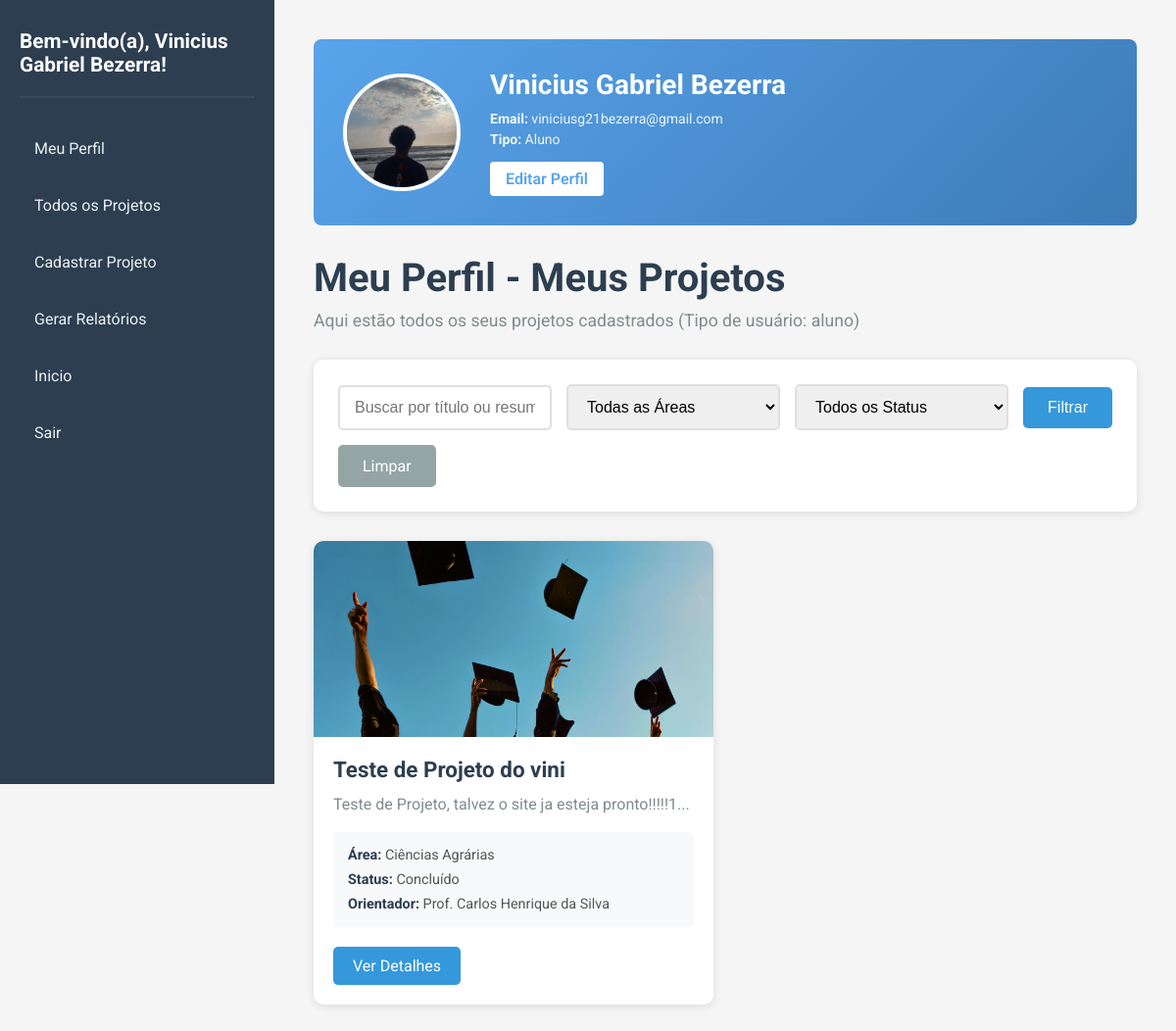
Screenshot of /pages/meu_perfil.php (signed in) with the database file from the repository.
### tables this page shows
CREATE TABLE `usuarios` (
  `id` int(11) NOT NULL,
  `nome` varchar(200) NOT NULL,
  `email` varchar(150) NOT NULL,
  `foto_perfil` varchar(255) DEFAULT NULL,
  `senha` varchar(255) NOT NULL,
  `tipo` varchar(20) NOT NULL
);

CREATE TABLE `projetos` (
  `id` int(11) NOT NULL,
  `titulo` varchar(255) NOT NULL,
  `resumo` text,
  `id_orientador` int(11) NOT NULL,
  `id_area` int(11) NOT NULL,
  `status` int(11) NOT NULL,
  `data_cadastro` timestamp NOT NULL DEFAULT CURRENT_TIMESTAMP,
  `imagem` varchar(255) DEFAULT NULL
);

CREATE TABLE `areas` (
  `id` int(11) NOT NULL,
  `nome` varchar(100) NOT NULL
);

CREATE TABLE `status` (
  `id` int(11) NOT NULL,
  `descricao` varchar(50) NOT NULL
);

CREATE TABLE `orientadores` (
  `id` int(11) NOT NULL,
  `nome` varchar(200) NOT NULL,
  `email` varchar(150) NOT NULL
);

### config/security.php (called while the page is built, shortened)
<?php
function sanitizeInput($input) {
    return htmlspecialchars(strip_tags(trim($input)), ENT_QUOTES, 'UTF-8');
}
?>

### pages/meu_perfil.php (the view, shortened to what this page needs)
<?php
require_once '../config/security.php';
$nome = sanitizeInput($_SESSION['usuario_nome']);
$tipo = $_SESSION['usuario_tipo'];
$usuario_id = $_SESSION['usuario_id'];
$usuario_email = sanitizeInput($_SESSION['usuario_email']);
$conexao = getConnection();
$foto_perfil = null;
$stmt_user = $conexao->prepare("SELECT foto_perfil FROM usuarios WHERE id = ?");
if (!$stmt_user) {
    error_log("Prepare failed: " . $conexao->error);
} else {
    $stmt_user->bind_param("i", $usuario_id);
    $stmt_user->execute();
    $result_user = $stmt_user->get_result();
    if ($result_user && $result_user->num_rows > 0) {
        $user_data = $result_user->fetch_assoc();
        $foto_perfil = $user_data['foto_perfil'] ?? null;
    }
}
$filtro_busca = sanitizeInput($_GET['busca'] ?? '');
$query = "SELECT p.*, o.nome as orientador_nome, a.nome as area_nome, s.descricao as status_descricao
          FROM projetos p
          LEFT JOIN orientadores o ON p.id_orientador = o.id
          LEFT JOIN areas a ON p.id_area = a.id
          LEFT JOIN status s ON p.status = s.id ";
$where_conditions = [];
$params = [];
$types = '';
if ($tipo === 'orientador') {
    $stmt = $conexao->prepare("SELECT id FROM orientadores WHERE email = ? LIMIT 1");
    if (!$stmt) {
        error_log("Prepare orientador failed: " . $conexao->error);
    } else {
        $stmt->bind_param("s", $usuario_email);
        $stmt->execute();
        $result_orientador = $stmt->get_result();
        if ($result_orientador && $result_orientador->num_rows > 0) {
            $orientador = $result_orientador->fetch_assoc();
            $where_conditions[] = "p.id_orientador = ?";
            $params[] = $orientador['id'];
            $types .= 'i';
        } else {
            $where_conditions[] = "1=0";
        }
        $stmt->close();
    }
} else if ($tipo === 'aluno') {
    $stmt = $conexao->prepare("SELECT id FROM alunos WHERE email = ? LIMIT 1");
    if (!$stmt) {
        error_log("Prepare aluno failed: " . $conexao->error);
    } else {
        $stmt->bind_param("s", $usuario_email);
        $stmt->execute();
        $result_aluno = $stmt->get_result();
        if ($result_aluno && $result_aluno->num_rows > 0) {
            $aluno = $result_aluno->fetch_assoc();
            $query .= "INNER JOIN projetos_alunos pa ON p.id = pa.id_projeto ";
            $where_conditions[] = "pa.id_aluno = ?";
            $params[] = $aluno['id'];
            $types .= 'i';
        } else {
            $where_conditions[] = "1=0";
        }
    }
}
$query .= "WHERE " . (count($where_conditions) > 0 ? implode(" AND ", $where_conditions) : "1=1");
$query .= " ORDER BY p.data_cadastro DESC";
$stmt = $conexao->prepare($query);
if (!$stmt) {
    error_log("Prepare query failed: " . $conexao->error);
    $projetos = [];
} else {
    if (!empty($params)) {
        $stmt->bind_param($types, ...$params);
    }
    $stmt->execute();
    $result = $stmt->get_result();
    $projetos = [];
    while ($row = $result->fetch_assoc()) {
        $projetos[] = $row;
    }
}
?>
<!DOCTYPE html>
<html lang="pt-BR">
<head>
    <link rel="stylesheet" href="../css/style.css">
</head>
<body>
    <aside>
        <h2 class="titulo-sidebar">Bem-vindo(a), <?php echo htmlspecialchars($nome); ?>!</h2>
        <div class="funcoes-sidebar">
            <ul>
                <li><a href="meu_perfil.php">Meu Perfil</a></li>
                <li><a href="projetos.php">Todos os Projetos</a></li>
                <li><a href="cadastrar_projeto.php">Cadastrar Projeto</a></li>
                <li><a href="relatorios.php">Gerar Relatórios</a></li>
                <li><a href="../index.php">Inicio</a></li>
                <li><a href="../php/logout.php">Sair</a></li>
            </ul>
        </div>
    </aside>
    <main>
        <div class="container">
            <div class="perfil-header">
                <?php if ($foto_perfil && file_exists('../uploads/perfil/' . $foto_perfil)): ?>
                    <img src="../uploads/perfil/<?php echo htmlspecialchars($foto_perfil); ?>"
                         alt="Foto de perfil"
                         class="perfil-foto">
                <?php else: ?>
                    <div class="perfil-foto-placeholder">Sem foto</div>
                <?php endif; ?>
                <div class="perfil-info">
                    <h1><?php echo htmlspecialchars($nome); ?></h1>
                    <p><strong>Email:</strong> <?php echo htmlspecialchars($usuario_email); ?></p>
                    <p><strong>Tipo:</strong> <?php echo htmlspecialchars(ucfirst($tipo)); ?></p>
                    <a href="editar_perfil.php" class="btn-editar-perfil">Editar Perfil</a>
                </div>
            </div>
            <h1 class="titulo">Meu Perfil - Meus Projetos</h1>
            <div class="apresentacao">
                <p>Aqui estão todos os seus projetos cadastrados (Tipo de usuário: <?php echo htmlspecialchars($tipo); ?>)</p>
            </div>
            <div class="filtros-container">
                <form method="GET" action="" class="filtros-form">
                    <div class="filtro-group">
                        <input type="text"
                               name="busca"
                               placeholder="Buscar por título ou resumo..."
                               value="<?php echo htmlspecialchars($filtro_busca); ?>"
                               class="input-busca">
                    </div>
                    <div class="filtro-group">
                        <select name="area" class="select-filtro">
                            <option value="">Todas as Áreas</option>
                        </select>
                    </div>
                    <div class="filtro-group">
                        <select name="status" class="select-filtro">
                            <option value="">Todos os Status</option>
                        </select>
                    </div>
                    <button type="submit" class="btn-filtrar">Filtrar</button>
                    <a href="meu_perfil.php" class="btn-limpar">Limpar</a>
                </form>
            </div>
            <div class="lista-projetos">
                <ul id="projetos">
                    <?php if (count($projetos) > 0): ?>
                        <?php foreach ($projetos as $projeto): ?>
                            <li class="projeto-card">
                                <div class="imagem-projeto">
                                    <?php if (!empty($projeto['imagem']) && file_exists('../uploads/' . $projeto['imagem'])): ?>
                                        <img src="../uploads/<?php echo htmlspecialchars($projeto['imagem']); ?>"
                                             alt="<?php echo htmlspecialchars($projeto['titulo']); ?>">
                                    <?php else: ?>
                                        <img src="https://via.placeholder.com/350x200?text=Sem+Imagem"
                                             alt="Sem imagem">
                                    <?php endif; ?>
                                </div>
                                <div class="projeto-info">
                                    <h3 class="titulo-card"><?php echo htmlspecialchars($projeto['titulo']); ?></h3>
                                    <p class="descricao-card"><?php echo htmlspecialchars(substr($projeto['resumo'], 0, 150)) . '...'; ?></p>
                                    <div class="projeto-meta">
                                        <span class="meta-item">
                                            <strong>Área:</strong> <?php echo htmlspecialchars($projeto['area_nome']); ?>
                                        </span>
                                        <span class="meta-item">
                                            <strong>Status:</strong> <?php echo htmlspecialchars($projeto['status_descricao']); ?>
                                        </span>
                                        <span class="meta-item">
                                            <strong>Orientador:</strong> <?php echo htmlspecialchars($projeto['orientador_nome'] ?? 'N/A'); ?>
                                        </span>
                                    </div>
                                    <a href="detalhes_projeto.php?id=<?php echo $projeto['id']; ?>" class="btn-card">Ver Detalhes</a>
                                </div>
                            </li>
                        <?php endforeach; ?>
                    <?php else: ?>
                        <li class="sem-projetos-container">
                            <p class="sem-projetos">Você ainda não cadastrou nenhum projeto. <a href="cadastrar_projeto.php">Cadastre seu primeiro projeto!</a></p>
                        </li>
                    <?php endif; ?>
                </ul>
            </div>
        </div>
    </main>
</body>
</html>

### css/style.css (style rules this page uses)
* { margin: 0; padding: 0; box-sizing: border-box; }
body { font-family: "Roboto", sans-serif; background-color: #f5f5f5; display: flex; min-height: 100vh; }
aside { width: 280px; background-color: #2c3e50; color: white; padding: 30px 20px; position: fixed; height: 100vh; overflow-y: auto; }
.titulo-sidebar { font-size: 1.3rem; margin-bottom: 30px; padding-bottom: 20px; border-bottom: 2px solid #34495e; }
.funcoes-sidebar ul { list-style: none; }
.funcoes-sidebar li { margin-bottom: 15px; }
.funcoes-sidebar a { color: #ecf0f1; text-decoration: none; display: block; padding: 12px 15px; border-radius: 5px; transition: all 0.3s ease; }
main { margin-left: 280px; flex: 1; padding: 40px; }
.container { max-width: 1200px; margin: 0 auto; }
.titulo { font-size: 2.5rem; color: #2c3e50; margin-bottom: 10px; }
.apresentacao { margin-bottom: 30px; color: #7f8c8d; font-size: 1.1rem; }
.filtros-container { background: white; padding: 25px; border-radius: 10px; box-shadow: 0 2px 10px rgba(0, 0, 0, 0.1); margin-bottom: 30px; transition: all 0.3s ease; }
.filtros-form { display: flex; gap: 15px; flex-wrap: wrap; align-items: center; }
.filtro-group { flex: 1; min-width: 200px; }
.input-busca, .select-filtro { width: 100%; padding: 12px 15px; border: 2px solid #e0e0e0; border-radius: 5px; font-size: 1rem; transition: all 0.3s ease; }
.btn-filtrar, .btn-limpar { padding: 12px 25px; border: none; border-radius: 5px; font-size: 1rem; cursor: pointer; transition: all 0.3s ease; text-decoration: none; display: inline-block; }
.btn-filtrar { background-color: #3498db; color: white; }
.btn-limpar { background-color: #95a5a6; color: white; }
.lista-projetos { margin-top: 30px; }
#projetos { list-style: none; display: grid; grid-template-columns: repeat(auto-fill, minmax(350px, 1fr)); gap: 25px; }
.projeto-card { background: white; border-radius: 10px; overflow: hidden; box-shadow: 0 2px 10px rgba(0, 0, 0, 0.1); transition: all 0.3s ease; animation: fadeInUp 0.5s ease-out backwards; }
.projeto-card:nth-child(1) { animation-delay: 0.05s; }
.imagem-projeto { width: 100%; height: 200px; overflow: hidden; }
.imagem-projeto img { width: 100%; height: 100%; object-fit: cover; transition: transform 0.4s ease; }
.projeto-info { padding: 20px; }
.titulo-card { font-size: 1.4rem; color: #2c3e50; margin-bottom: 10px; transition: color 0.3s ease; }
.descricao-card { color: #7f8c8d; line-height: 1.6; margin-bottom: 15px; }
.projeto-meta { display: flex; flex-direction: column; gap: 8px; margin-bottom: 20px; padding: 15px; background-color: #f8f9fa; border-radius: 5px; transition: background-color 0.3s ease; }
.meta-item { font-size: 0.9rem; color: #555; }
.meta-item strong { color: #2c3e50; }
.btn-card { display: inline-block; padding: 10px 20px; background-color: #3498db; color: white; text-decoration: none; border-radius: 5px; transition: all 0.3s ease; }
html { scroll-behavior: smooth; }

### pages/meu_perfil.php (style rules this page uses)
.perfil-header { background: linear-gradient(135deg, #59a4eb 0%, #3d7bb8 100%); color: white; padding: 30px; border-radius: 8px; margin-bottom: 30px; display: flex; align-items: center; gap: 30px; }
.perfil-foto { width: 120px; height: 120px; border-radius: 50%; object-fit: cover; border: 4px solid white; flex-shrink: 0; }
.perfil-info { flex: 1; }
.perfil-info h1 { margin: 0 0 10px 0; font-size: 28px; }
.perfil-info p { margin: 5px 0; font-size: 14px; opacity: 0.9; }
.btn-editar-perfil { background-color: white; color: #59a4eb; padding: 8px 16px; border: none; border-radius: 4px; text-decoration: none; cursor: pointer; font-weight: 600; display: inline-block; margin-top: 10px; }

### rows the page displays
usuarios: foto_perfil (picture)
projetos: imagem (picture), titulo "Teste de Projeto do vini", resumo "Teste de Projeto, talvez o site ja esteja pronto!!!!!1", id_area.nome "Ciências Agrárias", status.descricao "Concluído", id_orientador.nome "Prof. Carlos Henrique da Silva"

### other values shown
$nome "Vinicius Gabriel Bezerra"
$usuario_email "viniciusg21bezerra@gmail.com"
$tipo "Aluno"
$tipo "aluno"
